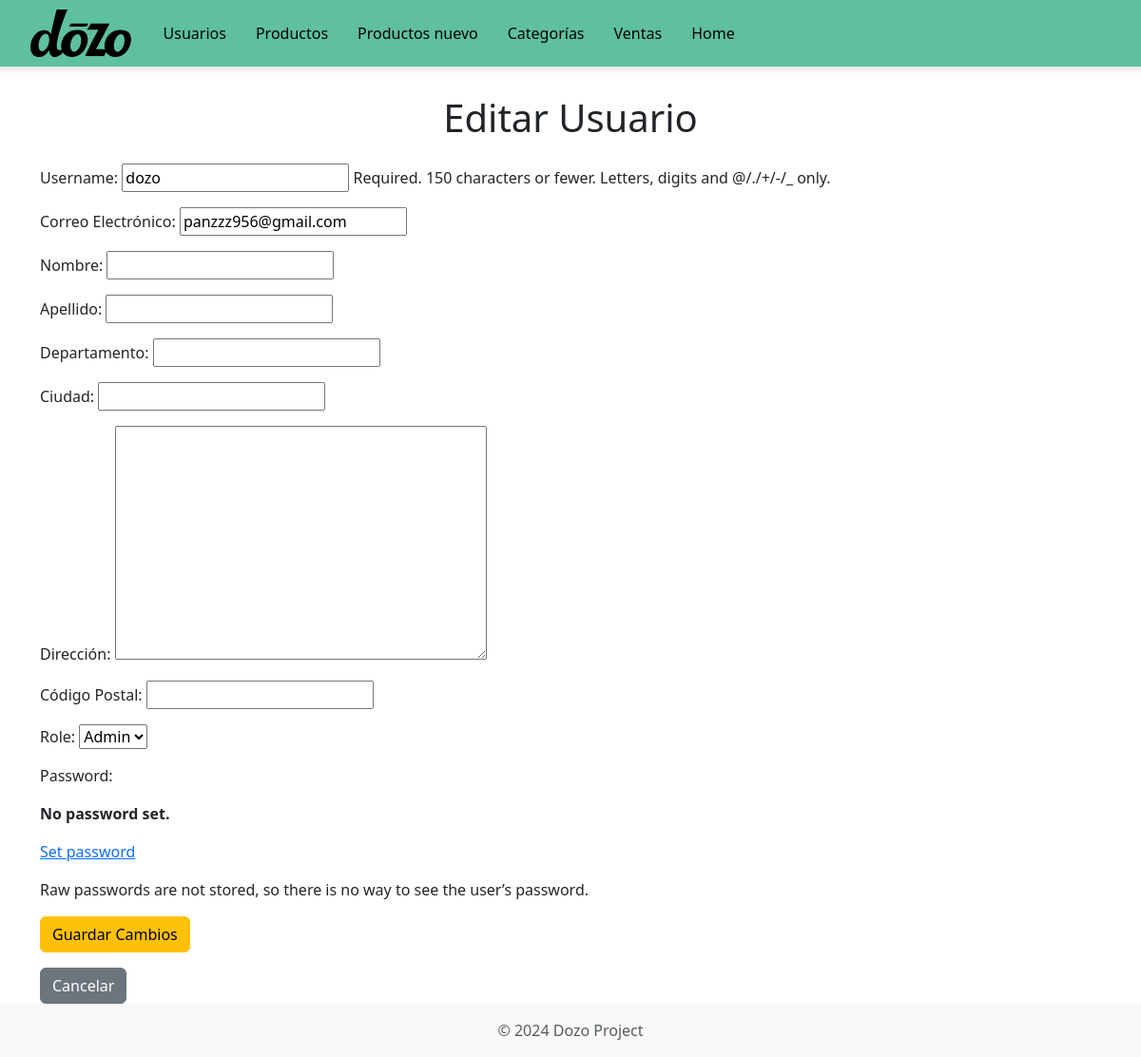
The app's page /users/editar/1/ with its own data.
### Dozo/models.py (models this page shows, shortened)
class CustomUser(AbstractUser):
    ROLE_CHOICES = [
        ('admin', 'Admin'),
        ('user', 'User'),
    ]
    email = models.EmailField(unique=True, verbose_name="Correo Electrónico")
    first_name = models.CharField(max_length=30, verbose_name="Nombre")
    last_name = models.CharField(max_length=30, verbose_name="Apellido")
    telefono = models.CharField(max_length=30, verbose_name="Telefono")
    department = models.CharField(max_length=100, blank=True, null=True, verbose_name="Departamento")
    city = models.CharField(max_length=100, blank=True, null=True, verbose_name="Ciudad")
    address = models.TextField(blank=True, null=True, verbose_name="Dirección")
    postal_code = models.CharField(max_length=20, blank=True, null=True, verbose_name="Código Postal")
    role = models.CharField(max_length=10, choices=ROLE_CHOICES, default=' ')
    groups = models.ManyToManyField(
        'auth.Group',
        related_name='customuser_set',
        blank=True,
        help_text='Los grupos a los que pertenece este usuario. El usuario obtendrá todos los permisos otorgados a cada uno de sus grupos.',
        related_query_name='customuser',
    )
    user_permissions = models.ManyToManyField(
        'auth.Permission',
        related_name='customuser_set',
        blank=True,
        help_text='Permisos específicos para este usuario.',
        related_query_name='customuser')

### Dozo/views.py (the view)
# urls.py: path('users/editar/<int:user_id>/', views.editar_user, name='editar_user'),
def editar_user(request, user_id):
    user = get_object_or_404(CustomUser, id=user_id)
    if request.method == 'POST':
        form = CustomUserChangeForm(request.POST, request.FILES, instance=user)
        if form.is_valid():
            form.save()
            return redirect('mostrar_user')
    else:
        form = CustomUserChangeForm(instance=user)
    return render(request, 'editar_user.html', {
        'form': form,
        'user': user
    })

### Dozo/forms.py
class CustomUserChangeForm(UserChangeForm):
    class Meta:
        model = CustomUser
        fields = (
            'username', 'email', 'first_name', 'last_name',
            'department', 'city', 'address', 'postal_code','role'
        )

### Dozo/templates/editar_user.html (shortened to what this page needs)
<!DOCTYPE html>
<html lang="en">
<head>
    <link href="https://cdn.jsdelivr.net/npm/bootstrap@5.3.0/dist/css/bootstrap.min.css" rel="stylesheet">
</head>
<body>
    <div class="navbar-container">
        <nav class="navbar navbar-expand-lg">
            <div class="container-fluid">
                <a class="navbar-brand" href="#">
                    <img src="/static/logo.svg" alt="logo">
                </a>
                <div class="collapse navbar-collapse" id="navbarNav">
                    <ul class="navbar-nav">
                        <li class="nav-item">
                            <a class="nav-link" href="/users/">Usuarios</a>
                        </li>
                        <li class="nav-item">
                            <a class="nav-link" href="/productos/">Productos</a>
                        </li>
                        <li class="nav-item">
                            <a class="nav-link" href="/productos/nuevo/">Productos nuevo</a>
                        </li>
                        <li class="nav-item">
                            <a class="nav-link" href="/categorias/">Categorías</a>
                        </li>
                        <li class="nav-item">
                            <a class="nav-link" href="/ventas/">Ventas</a>
                        </li>
                        <li class="nav-item">
                            <a class="nav-link" href="http://localhost:3000">Home</a>
                        </li>
                    </ul>
                </div>
            </div>
        </nav>
    </div>
    <div class="container form-container">
        <h1 class="text-center">Editar Usuario</h1>
        <form method="POST" enctype="multipart/form-data" class="mt-4">
            {{ form.as_p }}
            <button type="submit" class="btn btn-warning">Guardar Cambios</button>
        </form>
        <a href="/users/" class="btn btn-secondary mt-3">Cancelar</a>
    </div>
    <footer class="footer mt-auto py-3">
        <div class="container">
            <span class="text-muted">&copy; 2024 Dozo Project</span>
        </div>
    </footer>
</body>
</html>

### Dozo/templates/editar_user.html (style rules this page uses)
body { margin: 0; padding: 0; box-sizing: border-box; }
.navbar-container { width: 100%; position: fixed; top: 0; left: 0; z-index: 1000; }
.navbar { background-color: #5ec0a1; height: 70px; padding: 0 40px; position: fixed; top: 0; width: calc(100% + 40px); left: -20px; box-shadow: 0 4px 6px rgba(0, 0, 0, 0.1); }
.navbar-brand { color: black; font-size: 24px; font-weight: bold; text-decoration: none; }
.navbar-brand img { height: 50px; margin-right: 10px; }
.navbar-nav .nav-link { color: black; font-size: 16px; margin-right: 15px; text-decoration: none; }
.navbar .nav-link { color: black; }
.form-container { margin-top: 100px; }
.footer { background-color: #f8f9fa; text-align: center; padding: 10px; }

### records on screen
CustomUser: username "dozo", email "panzzz956@gmail.com", role "Admin"
